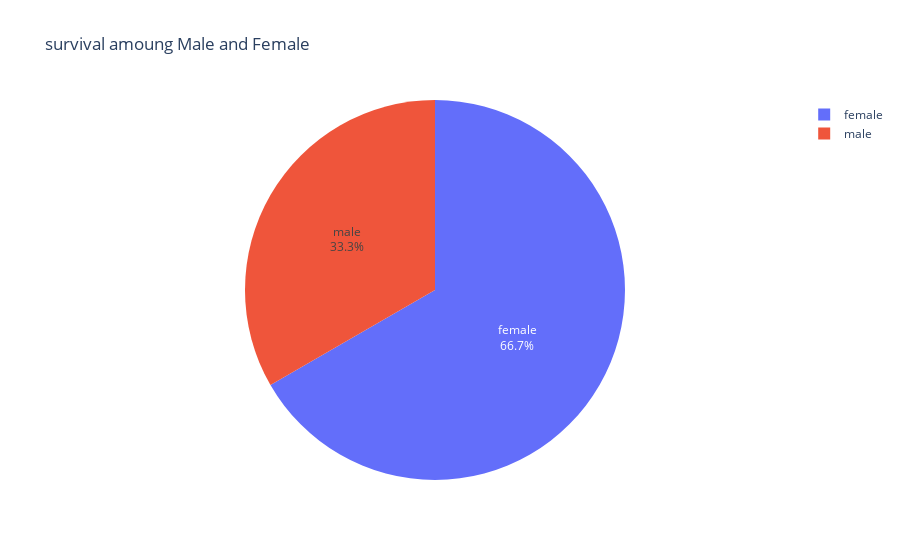

Write notebook code for a chart like this one.
### Code cell
fig = px.pie(titanic, values=titanic['survived'], names=titanic['sex'],hover_data=['who'],title='survival amoung Male and Female')
fig.update_traces(textposition='inside',textinfo='percent+label')
fig.show()

### Figure 1 — Plotly figure (JSON) as saved in the notebook; plotly's stock layout.template omitted (floating-point values rounded to 4 significant figures; data arrays with more than 128 entries replaced by an {"elided": "..."} marker saying what was removed)
{"data": [{"customdata": {"elided": "182x1 str values"}, "domain": {"x": [0, 1], "y": [0, 1]}, "hovertemplate": "sex=%{label}<br>survived=%{value}<br>who=%{customdata[0]}<extra></extra>", "labels": {"elided": "182 str values"}, "legendgroup": "", "name": "", "showlegend": true, "textinfo": "percent+label", "textposition": "inside", "type": "pie", "values": {"elided": "182 int values"}}], "layout": {"legend": {"tracegroupgap": 0}, "title": {"text": "survival amoung Male and Female"}}}
